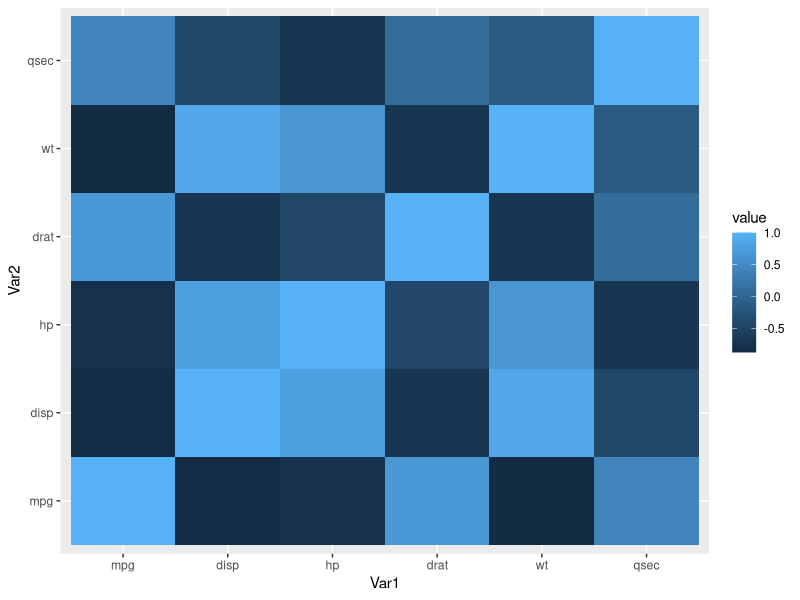
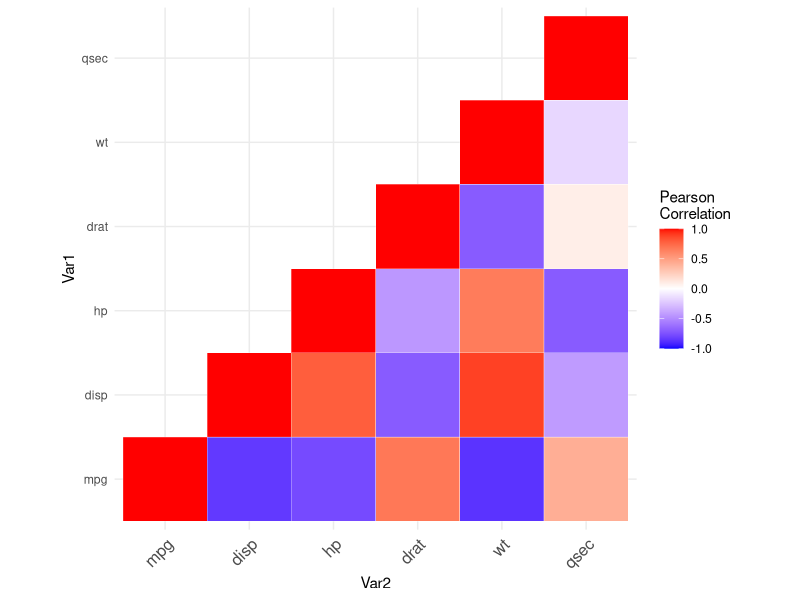
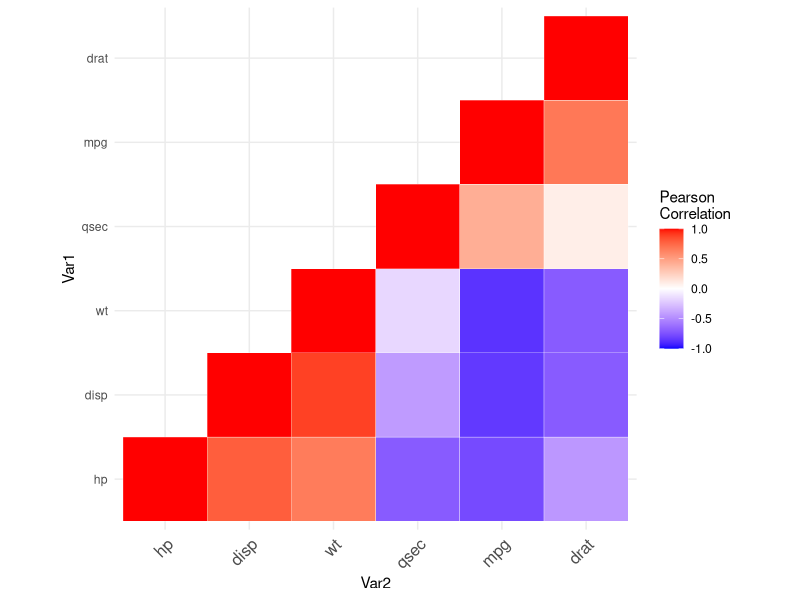
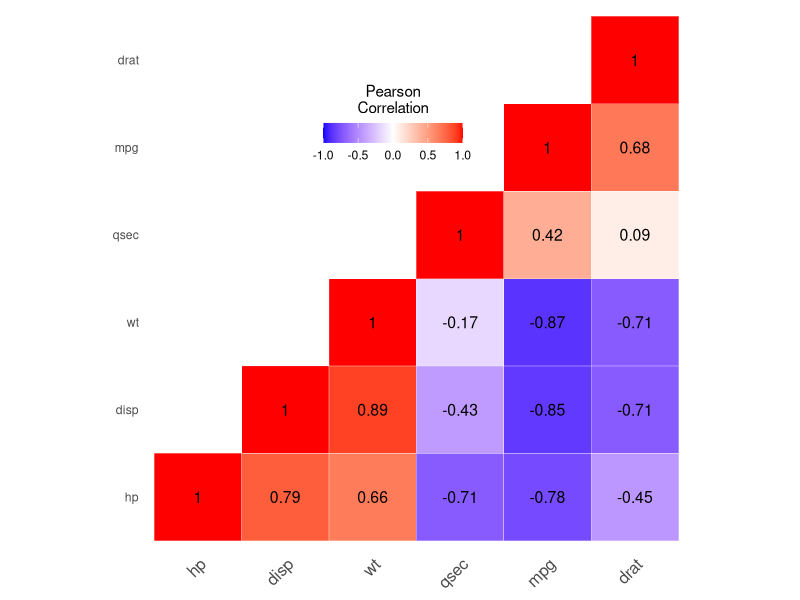

The R script that drew these images, in order:
# Get lower triangle of the correlation matrix
get_lower_tri<-function(cormat){
  cormat[upper.tri(cormat)] <- NA
  return(cormat)
}
# Get upper triangle of the correlation matrix
get_upper_tri <- function(cormat){
  cormat[lower.tri(cormat)]<- NA
  return(cormat)
}

reorder_cormat <- function(cormat){
  # Use correlation between variables as distance
  dd <- as.dist((1-cormat)/2)
  hc <- hclust(dd)
  cormat <-cormat[hc$order, hc$order]
}


mydata <- mtcars[, c(1,3,4,5,6,7)]
head(mydata)

cormat <- round(cor(mydata),2)
head(cormat)

library(reshape2)
melted_cormat <- melt(cormat)
head(melted_cormat)

library(ggplot2)
ggplot(data = melted_cormat, aes(x=Var1, y=Var2, fill=value)) + 
  geom_tile()


upper_tri <- get_upper_tri(cormat)

# Melt the correlation matrix
library(reshape2)
melted_cormat <- melt(upper_tri, na.rm = TRUE)
# Heatmap
library(ggplot2) 
ggplot(data = melted_cormat, aes(Var2, Var1, fill = value))+
  geom_tile(color = "white") +
  scale_fill_gradient2(low = "blue", high = "red", mid = "white", 
                       midpoint = 0, limit = c(-1,1), space = "Lab", 
                       name="Pearson\nCorrelation") +
  theme_minimal() + 
  theme(axis.text.x = element_text(angle = 45, vjust = 1, 
                                   size = 12, hjust = 1)) +
  coord_fixed()

# Reorder the correlation matrix
cormat <- reorder_cormat(cormat)
upper_tri <- get_upper_tri(cormat)
# Melt the correlation matrix
melted_cormat <- melt(upper_tri, na.rm = TRUE)
# Create a ggheatmap
ggheatmap <- ggplot(melted_cormat, aes(Var2, Var1, fill = value))+
  geom_tile(color = "white")+
  scale_fill_gradient2(low = "blue", high = "red", mid = "white", 
                       midpoint = 0, limit = c(-1,1), space = "Lab", 
                       name="Pearson\nCorrelation") +
  theme_minimal()+ # minimal theme
  theme(axis.text.x = element_text(angle = 45, vjust = 1, 
                                   size = 12, hjust = 1))+
  coord_fixed()
# Print the heatmap
print(ggheatmap)
## -http://www.sthda.com/english/wiki/ggplot2-quick-correlation-matrix-heatmap-r-software-and-data-visualization
ggheatmap + 
  geom_text(aes(Var2, Var1, label = value), color = "black", size = 4) +
  theme(
    axis.title.x = element_blank(),
    axis.title.y = element_blank(),
    panel.grid.major = element_blank(),
    panel.border = element_blank(),
    panel.background = element_blank(),
    axis.ticks = element_blank(),
    legend.justification = c(1, 0),
    legend.position = c(0.6, 0.7),
    legend.direction = "horizontal")+
  guides(fill = guide_colorbar(barwidth = 7, barheight = 1,
                               title.position = "top", title.hjust = 0.5))